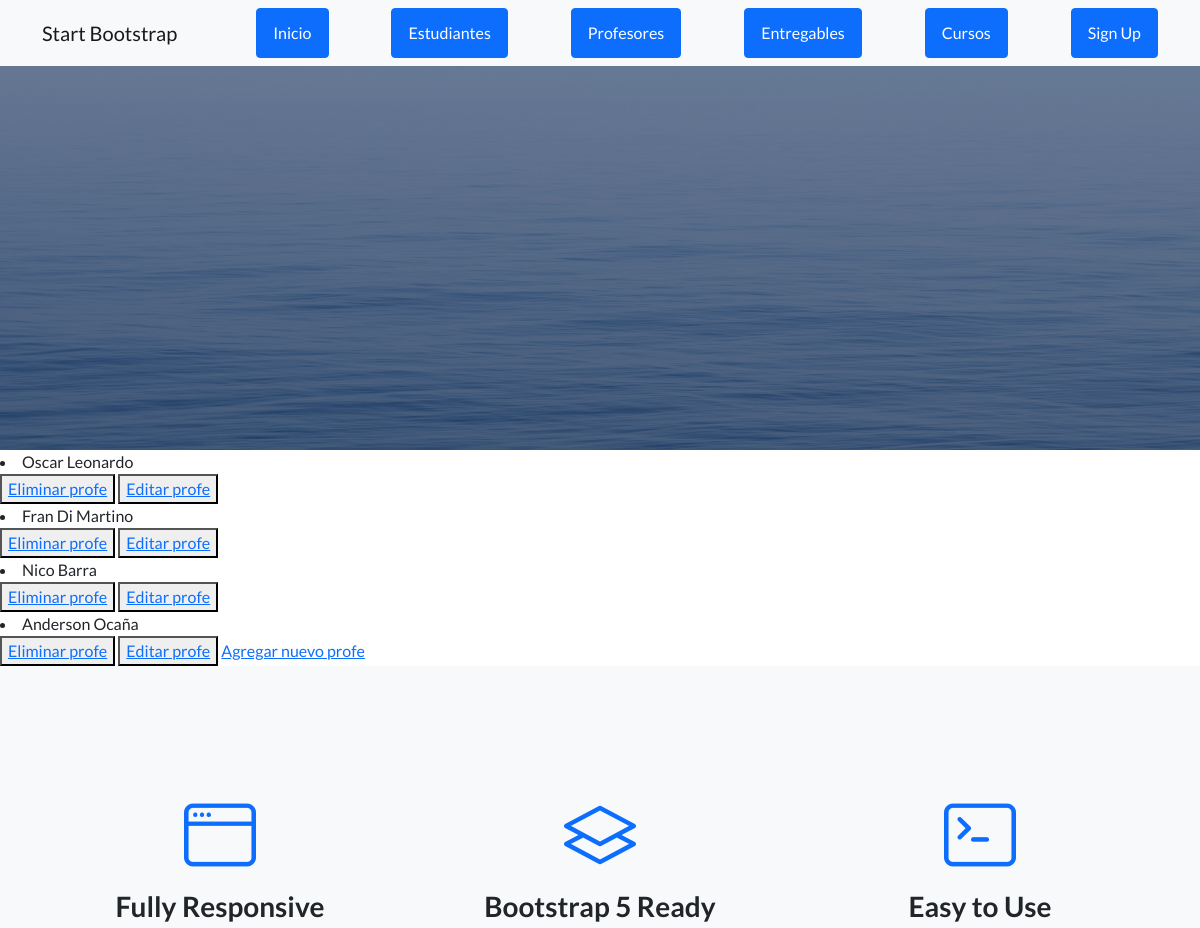
/AppCoder/leer_profesores/ (upper part), run on an earlier commit of the app's database.
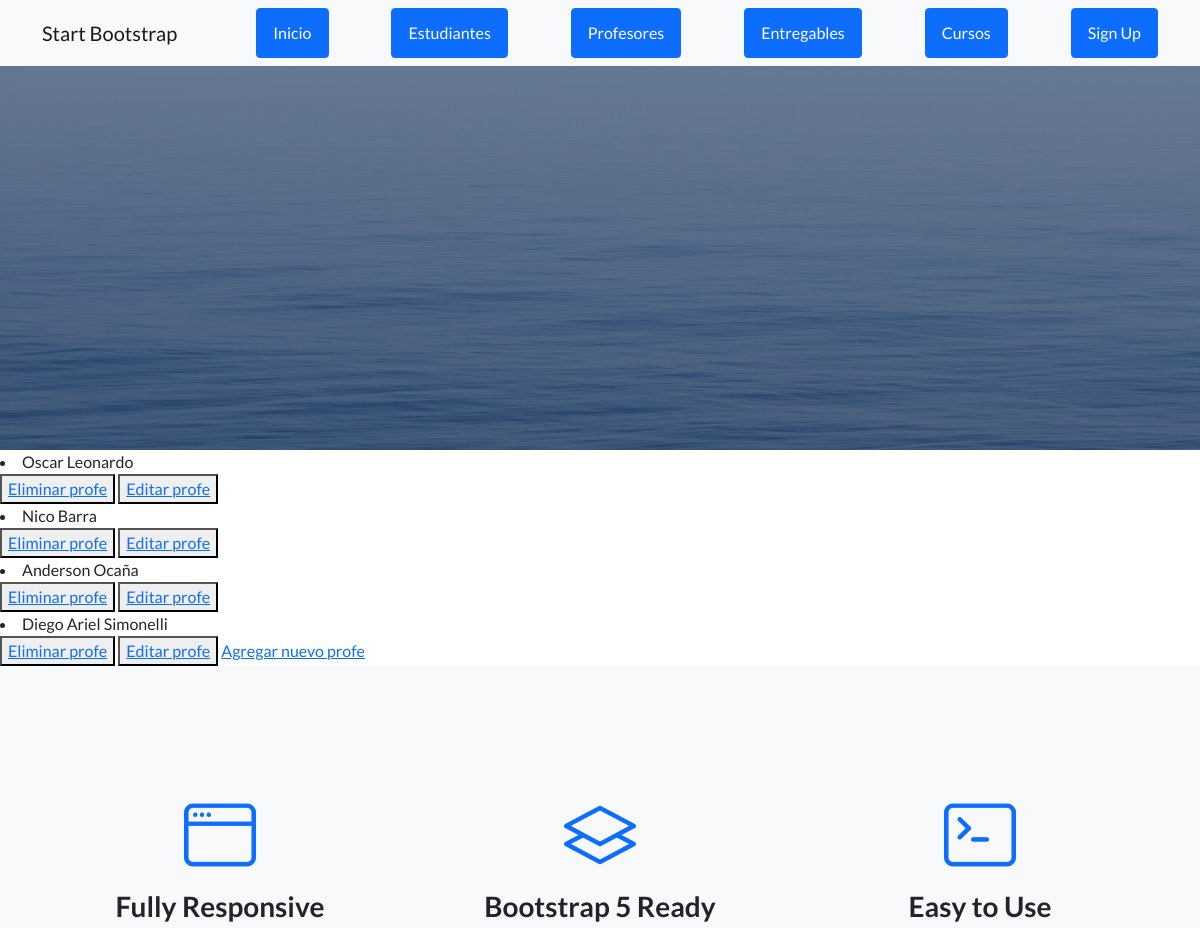
And on a later commit of the database.
### AppCoder/models.py (models this page shows)
class Profesor(models.Model):
    nombre= models.CharField(max_length=50)
    apellido= models.CharField(max_length=50)
    email= models.EmailField()
    profesion= models.CharField(max_length=50)
    def __str__(self):
        return self.nombre+" "+str(self.apellido)

### AppCoder/views.py (the view)
# urls.py: path('leer_profesores/', leer_profesores, name= 'leer_profesores'),
def leer_profesores(request):
    profesores=Profesor.objects.all()
    return render(request, "AppCoder/leer_profesores.html", {"profesores":profesores})

### AppCoder/templates/AppCoder/leer_profesores.html
{% extends "AppCoder/padre.html" %}
{% load static %}
{% block contenido_que_cambia %}
{% for profesor in profesores %}
    <li>{{ profesor }}</li>
    <button>
        <a href="{% url 'eliminar_profesor' profesor.nombre %}">Eliminar profe</a>
    </button>
    <button>
        <a href="{% url 'editar_profesor' profesor.nombre %}">Editar profe</a>
    </button>
{% endfor %}
<a href="{% url 'profe_formulario' %}">Agregar nuevo profe</a>
{% endblock %}

What changed in the data, as far as the page shows it:
removed Profesor: nombre+apellido "Fran Di Martino"
added Profesor: nombre+apellido "Diego Ariel Simonelli"
